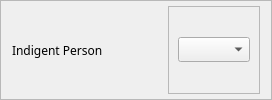
                   <widget class="QFrame" name="frame_87">
                    <property name="frameShape">
                     <enum>QFrame::StyledPanel</enum>
                    </property>
                    <property name="frameShadow">
                     <enum>QFrame::Raised</enum>
                    </property>
                    <layout class="QHBoxLayout" name="horizontalLayout_89">
                     <property name="topMargin">
                      <number>5</number>
                     </property>
                     <property name="bottomMargin">
                      <number>5</number>
                     </property>
                     <item>
                      <widget class="QLabel" name="label_46">
                       <property name="minimumSize">
                        <size>
                         <width>150</width>
                         <height>0</height>
                        </size>
                       </property>
                       <property name="font">
                        <font>
                         <family>Moon</family>
                        </font>
                       </property>
                       <property name="text">
                        <string>Indigent Person</string>
                       </property>
                      </widget>
                     </item>
                     <item>
                      <widget class="QFrame" name="frame_88">
                       <property name="frameShape">
                        <enum>QFrame::StyledPanel</enum>
                       </property>
                       <property name="frameShadow">
                        <enum>QFrame::Raised</enum>
                       </property>
                       <layout class="QHBoxLayout" name="horizontalLayout_90">
                        <property name="topMargin">
                         <number>5</number>
                        </property>
                        <property name="bottomMargin">
                         <number>5</number>
                        </property>
                        <item>
                         <widget class="QComboBox" name="ipLine">
                          <property name="font">
                           <font>
                            <family>Raleway</family>
                           </font>
                          </property>
                         </widget>
                        </item>
                       </layout>
                      </widget>
                     </item>
                    </layout>
                   </widget>
